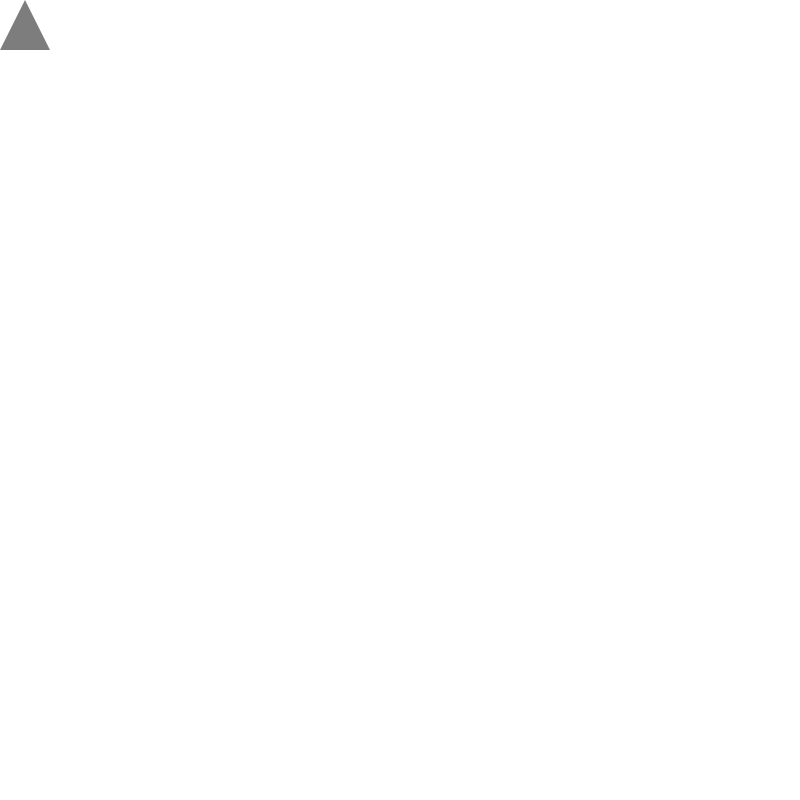
Frame 1 (no input)
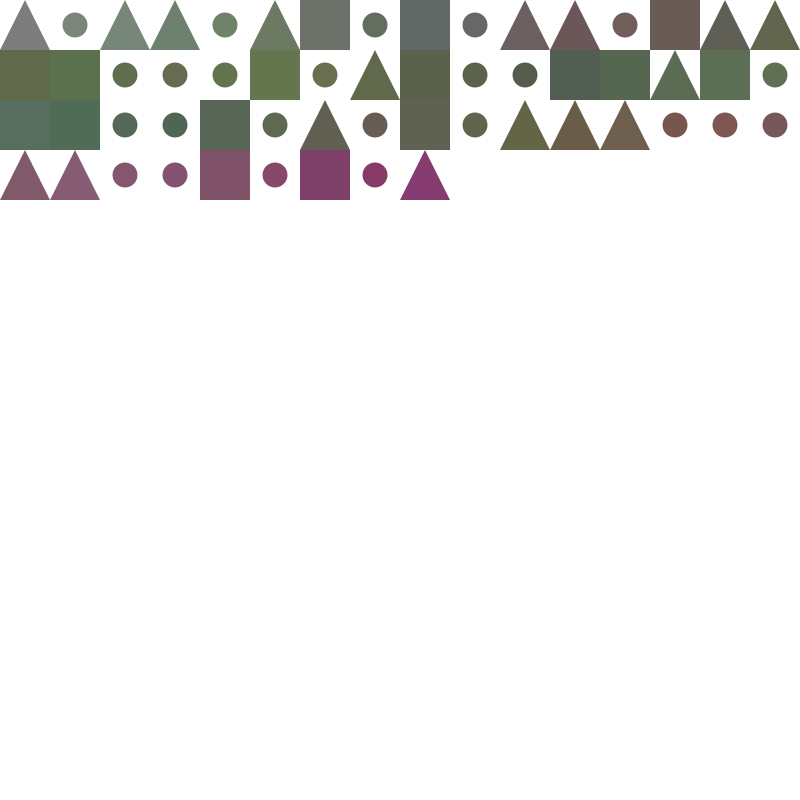
Frame 60 (the mouse pressed at the canvas centre just before this capture)
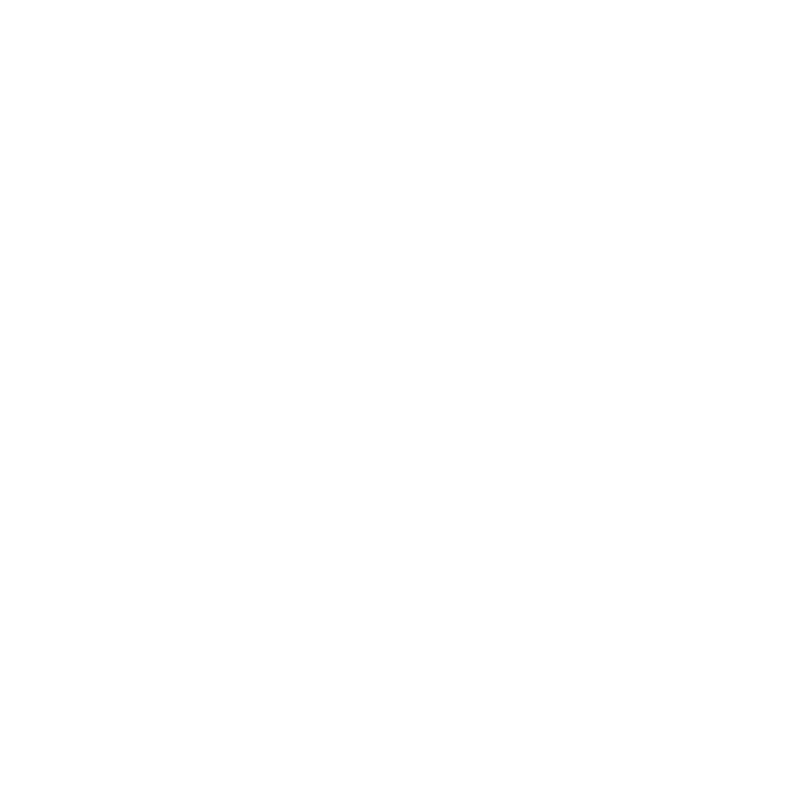
Frame 120 (the mouse held since frame 60 and released just before this capture)

The Processing sketch that drew these frames (run headless with seeded random() and noise(); from frame 60 on, the mouse is pressed at the canvas centre):

// Processing sketch: Ex3_P4_RandShapes
// ── Ex3_P4_RandShapes.pde
int x = 0;
int y = 0;
int chooser;
int r = 125;
int g = 125;
int b = 125;

void setup()
{
  size(800, 800);
  background(255);
}

void draw()
{
  chooser = (int)random(3);
  noStroke();
  fill(r, g, b);
  if (chooser == 0) 
  {
    rectMode(CORNER);
    rect(x, y, 50, 50);
  }
  if (chooser == 1) 
  {
    triangle((x+25),y,x,(y+50),(x+50),(y+50));
  }
  if(chooser == 2)
  {
    ellipse((x+25),(y+25),25,25);
  }

  x = x + 50;

  r = (r + (int)random(-10, 10));
  g = (g + (int)random(-10, 10));
  b = (b + (int)random(-10, 10));


  if (x > width)
  {
    x = 0;
    y=y+50;
  }
  if(mousePressed)
  {
    x=0;
    y=0;
    background(255);
  }
}
